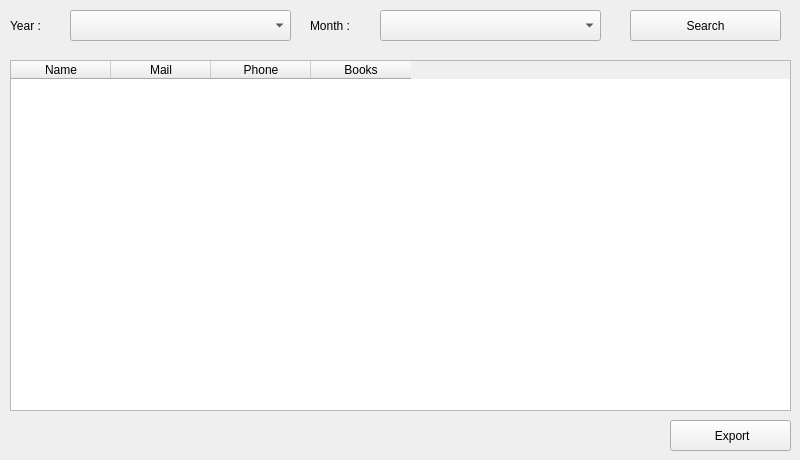
      <widget class="QWidget" name="tab_13">
       <attribute name="title">
        <string>Monthlty Reports</string>
       </attribute>
       <widget class="QTableWidget" name="tableWidget_7">
        <property name="geometry">
         <rect>
          <x>10</x>
          <y>60</y>
          <width>781</width>
          <height>351</height>
         </rect>
        </property>
        <column>
         <property name="text">
          <string>Name</string>
         </property>
        </column>
        <column>
         <property name="text">
          <string>Mail</string>
         </property>
        </column>
        <column>
         <property name="text">
          <string>Phone</string>
         </property>
        </column>
        <column>
         <property name="text">
          <string>Books</string>
         </property>
        </column>
       </widget>
       <widget class="QLabel" name="label_43">
        <property name="geometry">
         <rect>
          <x>310</x>
          <y>10</y>
          <width>61</width>
          <height>31</height>
         </rect>
        </property>
        <property name="text">
         <string>Month :</string>
        </property>
       </widget>
       <widget class="QLabel" name="label_44">
        <property name="geometry">
         <rect>
          <x>10</x>
          <y>10</y>
          <width>61</width>
          <height>31</height>
         </rect>
        </property>
        <property name="text">
         <string>Year :</string>
        </property>
       </widget>
       <widget class="QComboBox" name="comboBox_10">
        <property name="geometry">
         <rect>
          <x>70</x>
          <y>10</y>
          <width>221</width>
          <height>31</height>
         </rect>
        </property>
       </widget>
       <widget class="QComboBox" name="comboBox_12">
        <property name="geometry">
         <rect>
          <x>380</x>
          <y>10</y>
          <width>221</width>
          <height>31</height>
         </rect>
        </property>
       </widget>
       <widget class="QPushButton" name="pushButton_27">
        <property name="geometry">
         <rect>
          <x>630</x>
          <y>10</y>
          <width>151</width>
          <height>31</height>
         </rect>
        </property>
        <property name="cursor">
         <cursorShape>PointingHandCursor</cursorShape>
        </property>
        <property name="text">
         <string>Search</string>
        </property>
        <property name="icon">
         <iconset resource="icons.qrc">
          <normaloff>:/icons/search.png</normaloff>:/icons/search.png</iconset>
        </property>
        <property name="iconSize">
         <size>
          <width>20</width>
          <height>20</height>
         </size>
        </property>
       </widget>
       <widget class="QPushButton" name="pushButton_44">
        <property name="geometry">
         <rect>
          <x>670</x>
          <y>420</y>
          <width>121</width>
          <height>31</height>
         </rect>
        </property>
        <property name="cursor">
         <cursorShape>PointingHandCursor</cursorShape>
        </property>
        <property name="text">
         <string> Export</string>
        </property>
        <property name="icon">
         <iconset resource="icons.qrc">
          <normaloff>:/icons/export.png</normaloff>:/icons/export.png</iconset>
        </property>
       </widget>
      </widget>
